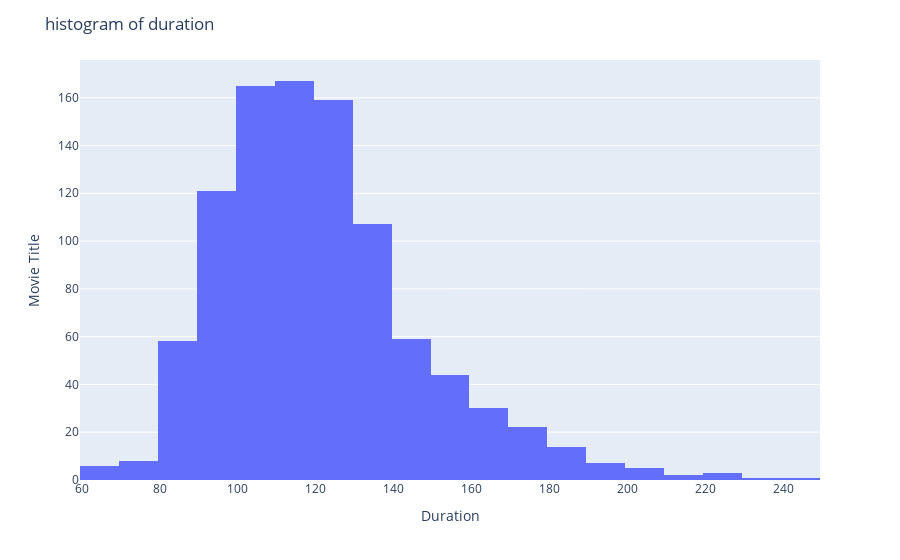

Notebook source saved alongside this figure:
### Markdown cell above
#### Create a histogram of duration, choosing an "appropriate" number of bins.

### Code cell
# using plotly histogram

fig = px.histogram(movies, x="duration", nbins=20)
fig.update_layout(
    title_text='histogram of duration', # title of plot
    xaxis_title_text='Duration', # xaxis label
    yaxis_title_text='Movie Title', # yaxis label
)
fig.show()

### Figure 1 — Plotly figure (JSON) as saved in the notebook; plotly's stock layout.template omitted (floating-point values rounded to 4 significant figures; data arrays with more than 128 entries replaced by an {"elided": "..."} marker saying what was removed)
{"data": [{"alignmentgroup": "True", "bingroup": "x", "hovertemplate": "duration=%{x}<br>count=%{y}<extra></extra>", "legendgroup": "", "marker": {"color": "#636efa"}, "name": "", "nbinsx": 20, "offsetgroup": "", "orientation": "v", "showlegend": false, "type": "histogram", "x": {"elided": "979 int values"}, "xaxis": "x", "yaxis": "y"}], "layout": {"barmode": "relative", "legend": {"tracegroupgap": 0}, "margin": {"t": 60}, "title": {"text": "histogram of duration"}, "xaxis": {"anchor": "y", "domain": [0, 1], "title": {"text": "Duration"}}, "yaxis": {"anchor": "x", "domain": [0, 1], "title": {"text": "Movie Title"}}}}
